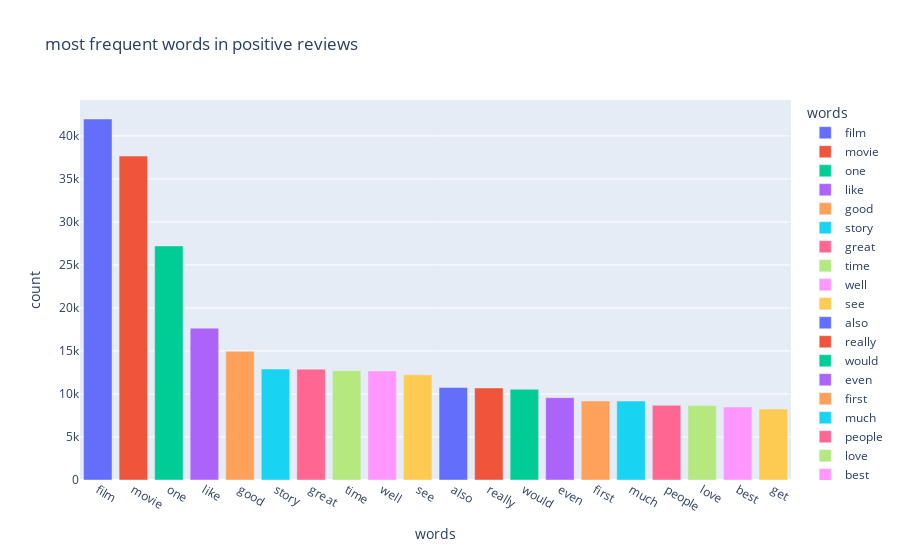

The cell this chart's notebook holds for it:
### Code cell
import plotly.express as px
px.bar(df_positive_reviews,x='words',y='count',title='most frequent words in positive reviews',color='words')

### Figure 1 — Plotly figure (JSON) as saved in the notebook; plotly's stock layout.template omitted (floating-point values rounded to 4 significant figures)
{"data": [{"hovertemplate": "words=%{x}<br>count=%{y}<extra></extra>", "legendgroup": "film", "marker": {"color": "#636efa", "pattern": {"shape": ""}}, "name": "film", "orientation": "v", "showlegend": true, "textposition": "auto", "type": "bar", "x": ["film"], "xaxis": "x", "y": [41962], "yaxis": "y"}, {"hovertemplate": "words=%{x}<br>count=%{y}<extra></extra>", "legendgroup": "movie", "marker": {"color": "#EF553B", "pattern": {"shape": ""}}, "name": "movie", "orientation": "v", "showlegend": true, "textposition": "auto", "type": "bar", "x": ["movie"], "xaxis": "x", "y": [37652], "yaxis": "y"}, {"hovertemplate": "words=%{x}<br>count=%{y}<extra></extra>", "legendgroup": "one", "marker": {"color": "#00cc96", "pattern": {"shape": ""}}, "name": "one", "orientation": "v", "showlegend": true, "textposition": "auto", "type": "bar", "x": ["one"], "xaxis": "x", "y": [27207], "yaxis": "y"}, {"hovertemplate": "words=%{x}<br>count=%{y}<extra></extra>", "legendgroup": "like", "marker": {"color": "#ab63fa", "pattern": {"shape": ""}}, "name": "like", "orientation": "v", "showlegend": true, "textposition": "auto", "type": "bar", "x": ["like"], "xaxis": "x", "y": [17650], "yaxis": "y"}, {"hovertemplate": "words=%{x}<br>count=%{y}<extra></extra>", "legendgroup": "good", "marker": {"color": "#FFA15A", "pattern": {"shape": ""}}, "name": "good", "orientation": "v", "showlegend": true, "textposition": "auto", "type": "bar", "x": ["good"], "xaxis": "x", "y": [14959], "yaxis": "y"}, {"hovertemplate": "words=%{x}<br>count=%{y}<extra></extra>", "legendgroup": "story", "marker": {"color": "#19d3f3", "pattern": {"shape": ""}}, "name": "story", "orientation": "v", "showlegend": true, "textposition": "auto", "type": "bar", "x": ["story"], "xaxis": "x", "y": [12896], "yaxis": "y"}, {"hovertemplate": "words=%{x}<br>count=%{y}<extra></extra>", "legendgroup": "great", "marker": {"color": "#FF6692", "pattern": {"shape": ""}}, "name": "great", "orientation": "v", "showlegend": true, "textposition": "auto", "type": "bar", "x": ["great"], "xaxis": "x", "y": [12885], "yaxis": "y"}, {"hovertemplate": "words=%{x}<br>count=%{y}<extra></extra>", "legendgroup": "time", "marker": {"color": "#B6E880", "pattern": {"shape": ""}}, "name": "time", "orientation": "v", "showlegend": true, "textposition": "auto", "type": "bar", "x": ["time"], "xaxis": "x", "y": [12699], "yaxis": "y"}, {"hovertemplate": "words=%{x}<br>count=%{y}<extra></extra>", "legendgroup": "well", "marker": {"color": "#FF97FF", "pattern": {"shape": ""}}, "name": "well", "orientation": "v", "showlegend": true, "textposition": "auto", "type": "bar", "x": ["well"], "xaxis": "x", "y": [12680], "yaxis": "y"}, {"hovertemplate": "words=%{x}<br>count=%{y}<extra></extra>", "legendgroup": "see", "marker": {"color": "#FECB52", "pattern": {"shape": ""}}, "name": "see", "orientation": "v", "showlegend": true, "textposition": "auto", "type": "bar", "x": ["see"], "xaxis": "x", "y": [12224], "yaxis": "y"}, {"hovertemplate": "words=%{x}<br>count=%{y}<extra></extra>", "legendgroup": "also", "marker": {"color": "#636efa", "pattern": {"shape": ""}}, "name": "also", "orientation": "v", "showlegend": true, "textposition": "auto", "type": "bar", "x": ["also"], "xaxis": "x", "y": [10760], "yaxis": "y"}, {"hovertemplate": "words=%{x}<br>count=%{y}<extra></extra>", "legendgroup": "really", "marker": {"color": "#EF553B", "pattern": {"shape": ""}}, "name": "really", "orientation": "v", "showlegend": true, "textposition": "auto", "type": "bar", "x": ["really"], "xaxis": "x", "y": [10703], "yaxis": "y"}, {"hovertemplate": "words=%{x}<br>count=%{y}<extra></extra>", "legendgroup": "would", "marker": {"color": "#00cc96", "pattern": {"shape": ""}}, "name": "would", "orientation": "v", "showlegend": true, "textposition": "auto", "type": "bar", "x": ["would"], "xaxis": "x", "y": [10547], "yaxis": "y"}, {"hovertemplate": "words=%{x}<br>count=%{y}<extra></extra>", "legendgroup": "even", "marker": {"color": "#ab63fa", "pattern": {"shape": ""}}, "name": "even", "orientation": "v", "showlegend": true, "textposition": "auto", "type": "bar", "x": ["even"], "xaxis": "x", "y": [9570], "yaxis": "y"}, {"hovertemplate": "words=%{x}<br>count=%{y}<extra></extra>", "legendgroup": "first", "marker": {"color": "#FFA15A", "pattern": {"shape": ""}}, "name": "first", "orientation": "v", "showlegend": true, "textposition": "auto", "type": "bar", "x": ["first"], "xaxis": "x", "y": [9183], "yaxis": "y"}, {"hovertemplate": "words=%{x}<br>count=%{y}<extra></extra>", "legendgroup": "much", "marker": {"color": "#19d3f3", "pattern": {"shape": ""}}, "name": "much", "orientation": "v", "showlegend": true, "textposition": "auto", "type": "bar", "x": ["much"], "xaxis": "x", "y": [9175], "yaxis": "y"}, {"hovertemplate": "words=%{x}<br>count=%{y}<extra></extra>", "legendgroup": "people", "marker": {"color": "#FF6692", "pattern": {"shape": ""}}, "name": "people", "orientation": "v", "showlegend": true, "textposition": "auto", "type": "bar", "x": ["people"], "xaxis": "x", "y": [8685], "yaxis": "y"}, {"hovertemplate": "words=%{x}<br>count=%{y}<extra></extra>", "legendgroup": "love", "marker": {"color": "#B6E880", "pattern": {"shape": ""}}, "name": "love", "orientation": "v", "showlegend": true, "textposition": "auto", "type": "bar", "x": ["love"], "xaxis": "x", "y": [8657], "yaxis": "y"}, {"hovertemplate": "words=%{x}<br>count=%{y}<extra></extra>", "legendgroup": "best", "marker": {"color": "#FF97FF", "pattern": {"shape": ""}}, "name": "best", "orientation": "v", "showlegend": true, "textposition": "auto", "type": "bar", "x": ["best"], "xaxis": "x", "y": [8478], "yaxis": "y"}, {"hovertemplate": "words=%{x}<br>count=%{y}<extra></extra>", "legendgroup": "get", "marker": {"color": "#FECB52", "pattern": {"shape": ""}}, "name": "get", "orientation": "v", "showlegend": true, "textposition": "auto", "type": "bar", "x": ["get"], "xaxis": "x", "y": [8251], "yaxis": "y"}], "layout": {"barmode": "relative", "legend": {"title": {"text": "words"}, "tracegroupgap": 0}, "title": {"text": "most frequent words in positive reviews"}, "xaxis": {"anchor": "y", "categoryarray": ["film", "movie", "one", "like", "good", "story", "great", "time", "well", "see", "also", "really", "would", "even", "first", "much", "people", "love", "best", "get"], "categoryorder": "array", "domain": [0, 1], "title": {"text": "words"}}, "yaxis": {"anchor": "x", "domain": [0, 1], "title": {"text": "count"}}}}
